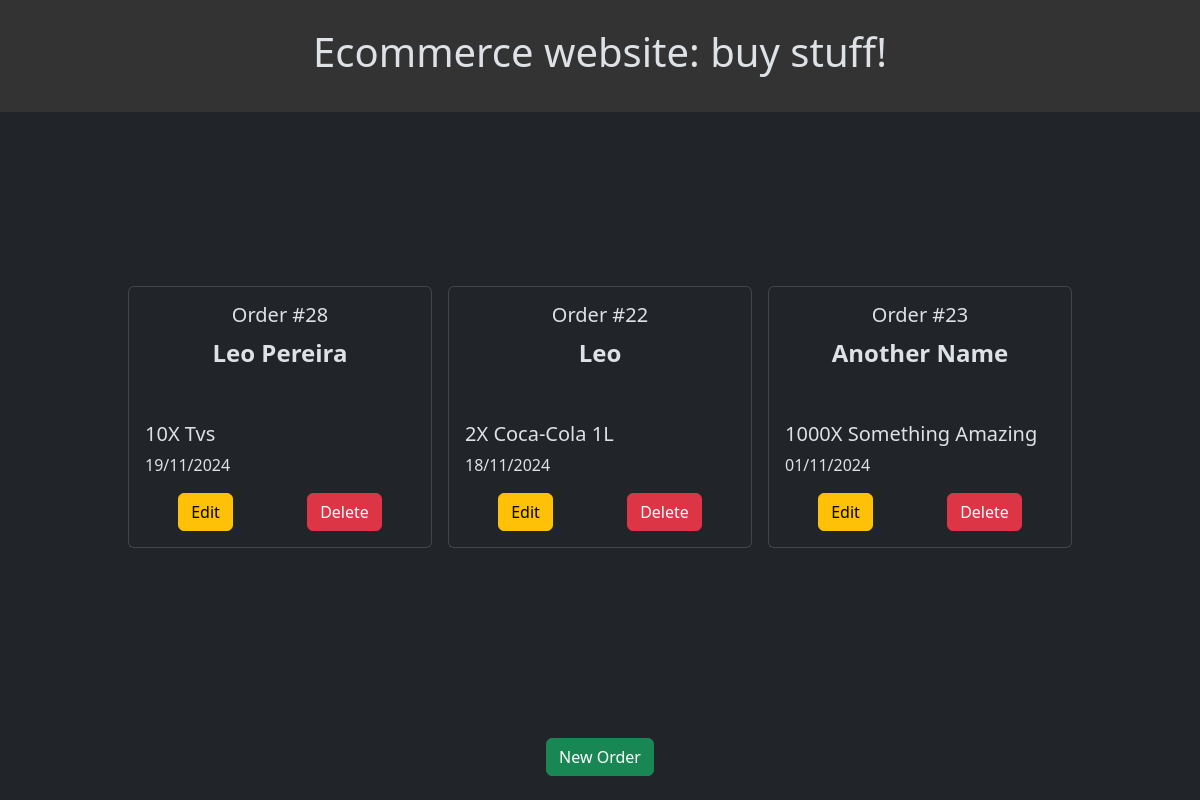
/orders/, run on an earlier commit of the app's database.
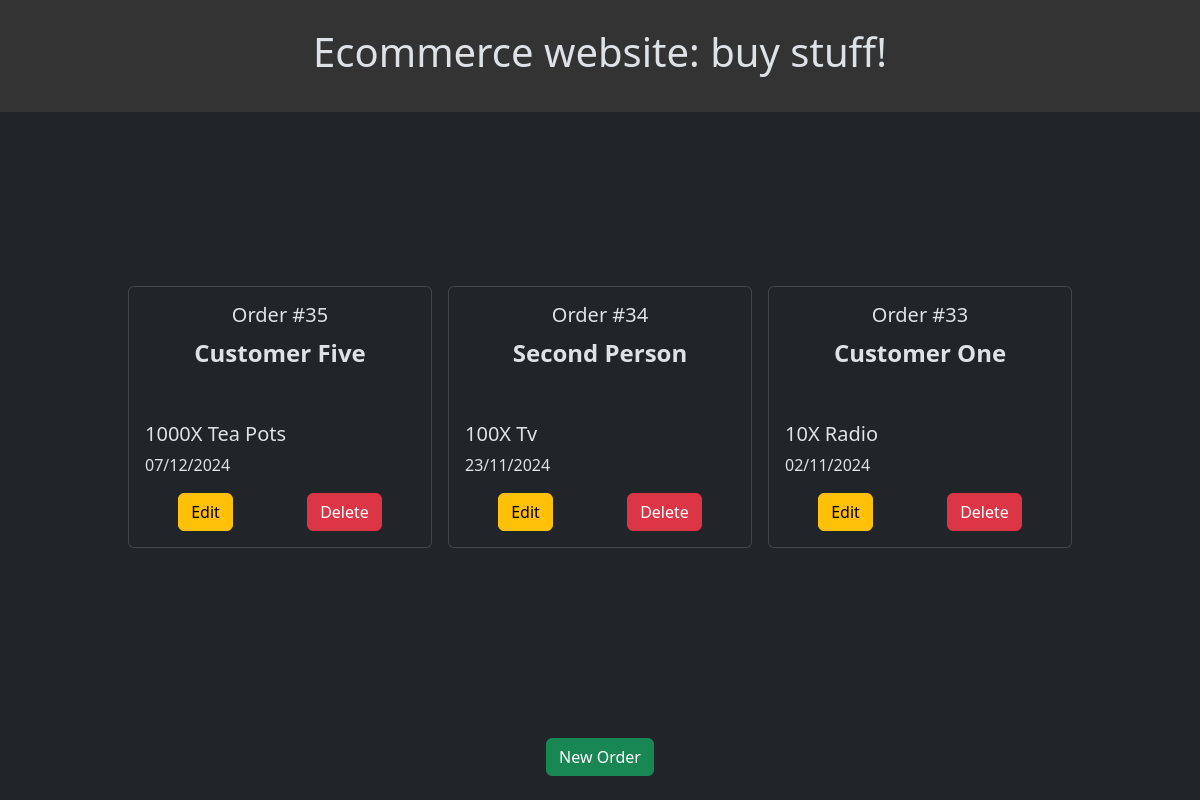
And on a later commit of the database.
### ecommerce/models.py (models this page shows)
class Order(models.Model):
    customer_name = models.CharField(max_length=100)
    product_name = models.CharField(max_length=100)
    quantity = models.IntegerField()
    order_date = models.DateField(default=timezone.now)
    class Meta:
        ordering = ['-order_date']
        verbose_name_plural = 'Orders'
    def __str__(self):
        return f"{self.customer_name.title()} ordered {self.quantity}X {self.product_name} on {self.order_date}"

### ecommerce/views.py (the view)
# urls.py: path('orders/', views.order_list, name='order_list'), # URL to list tasks
def order_list(request):
    orders = Order.objects.all()
    context = {'orders': orders}
    return render(request, 'ecommerce/order_list.html', context)

### ecommerce/templates/ecommerce/order_list.html (shortened to what this page needs)
{% extends 'ecommerce/base.html' %}
{% block content %}
<div class="d-flex gap-3 flex-wrap justify-content-center">
    {% for order in orders %}
    <div class="card text-center mb-3" style="width: 19rem;">
        <div class="card-body">
            <h5 class="card-title">Order #{{ order.id }}</h5>
            <p class="card-text text-center fw-bold mb-5 fs-4">{{ order.customer_name }}</p>
            <p class="card-text text-start mb-1 fs-5">{{ order.quantity }}X {{ order.product_name }}</p>
            <p class="card-text text-start fs-6">{{ order.order_date|date:'d/m/Y' }}</p>
            <div class="d-flex justify-content-around gap-2">
                <form action="{% url 'ecommerce:order_edit' order_id=order.id %}" method="GET">
                    <button type="submit" class="btn btn-warning">Edit</button>
                </form>
                <form action="{% url 'ecommerce:order_delete' order_id=order.id %}" method="POST">
                    <button type="submit" class="btn btn-danger">Delete</button>
                </form>
            </div>
        </div>
    </div>
    {% endfor %}
</div>
{% endblock content %}

### ecommerce/templates/ecommerce/base.html (shortened to what this page needs)
{% load static %}
<!DOCTYPE html>
<html lang="en">
<html>
    <head>
        {% load django_bootstrap5 %}
        {% bootstrap_css %}
        <link rel="stylesheet" href="{% static 'css/ecommerce.css' %}">
    </head>
    <body class="d-flex flex-column align-items-center justify-content-between vh-100 pb-4"  data-bs-theme="dark">
        <header class="d-flex align-items-center justify-content-center w-100">
            <h1>Ecommerce website: buy stuff!</h1>
        </header>
        <main class="container-fluid">
            {% block content %}
            {% endblock content%}
        </main>
        <footer class="">
            <form action="{% url 'ecommerce:order_new' %}" method="GET">
                <button type="submit" class="btn btn-success">New Order</button>
            </form>
        </footer>
    </body>
</html>

### ecommerce/static/css/ecommerce.css (style rules this page uses)
header { height: 7rem; background-color: #333333; }

What changed in the data, as far as the page shows it:
removed Order: id "28", customer_name "Leo Pereira", quantity "10", product_name "Tvs", order_date "19/11/2024"
removed Order: id "22", customer_name "Leo", quantity "2", product_name "Coca-Cola 1L", order_date "18/11/2024"
removed Order: id "23", customer_name "Another Name", quantity "1000", product_name "Something Amazing", order_date "01/11/2024"
added Order: id "35", customer_name "Customer Five", quantity "1000", product_name "Tea Pots", order_date "07/12/2024"
added Order: id "34", customer_name "Second Person", quantity "100", product_name "Tv", order_date "23/11/2024"
added Order: id "33", customer_name "Customer One", quantity "10", product_name "Radio", order_date "02/11/2024"
